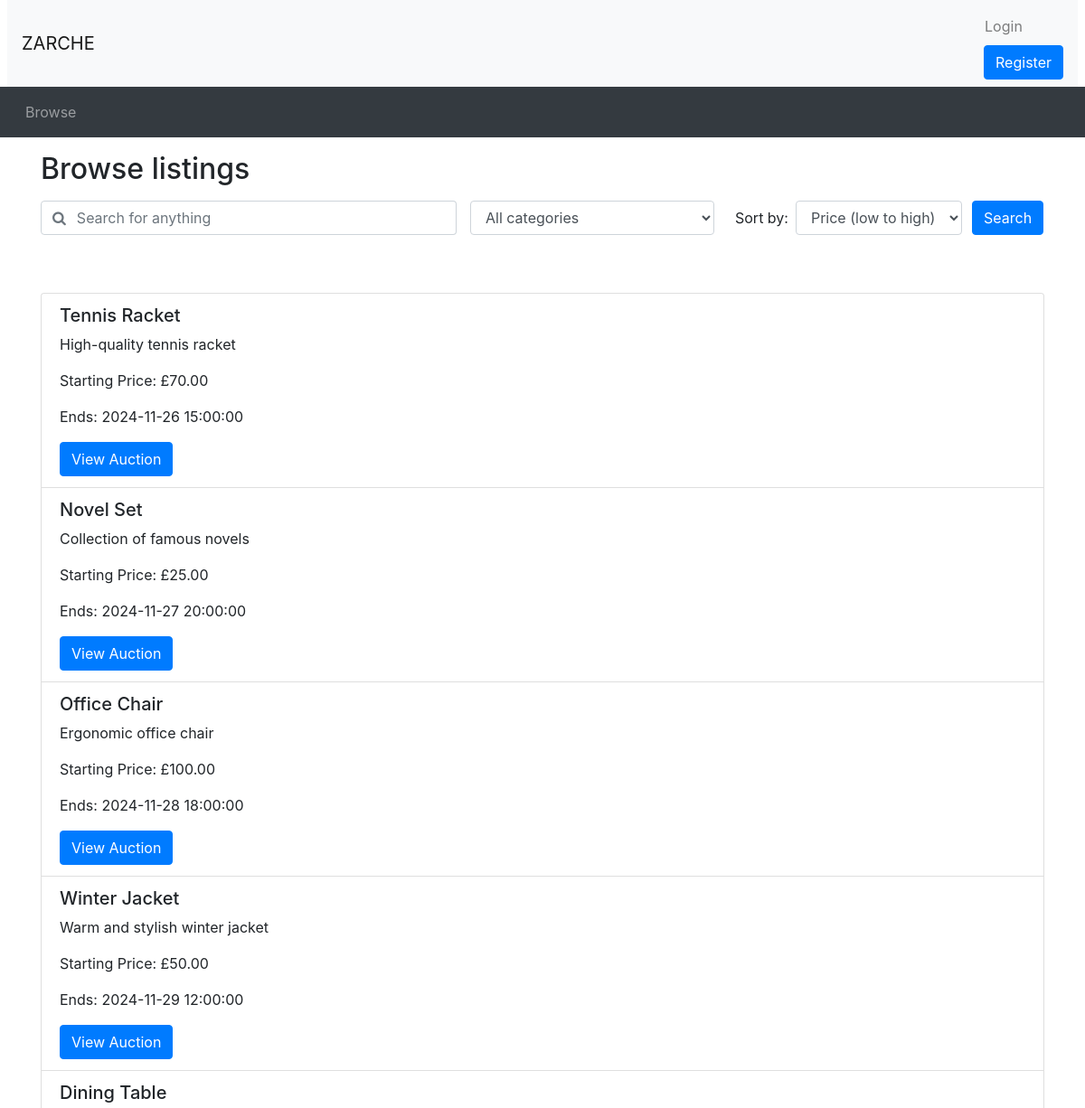
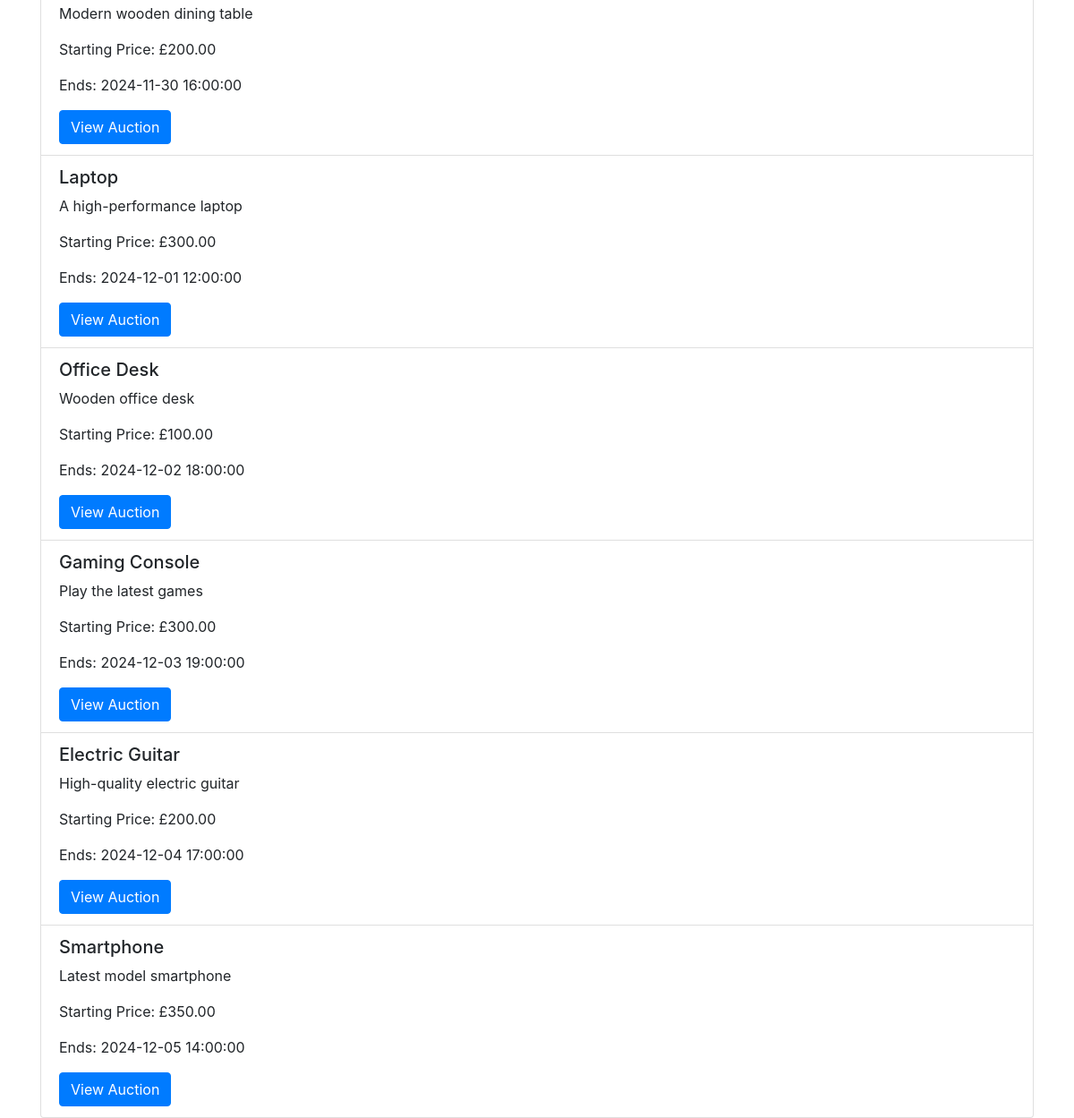
Page /browse.php on the earlier database version (2 pictures, top to bottom).
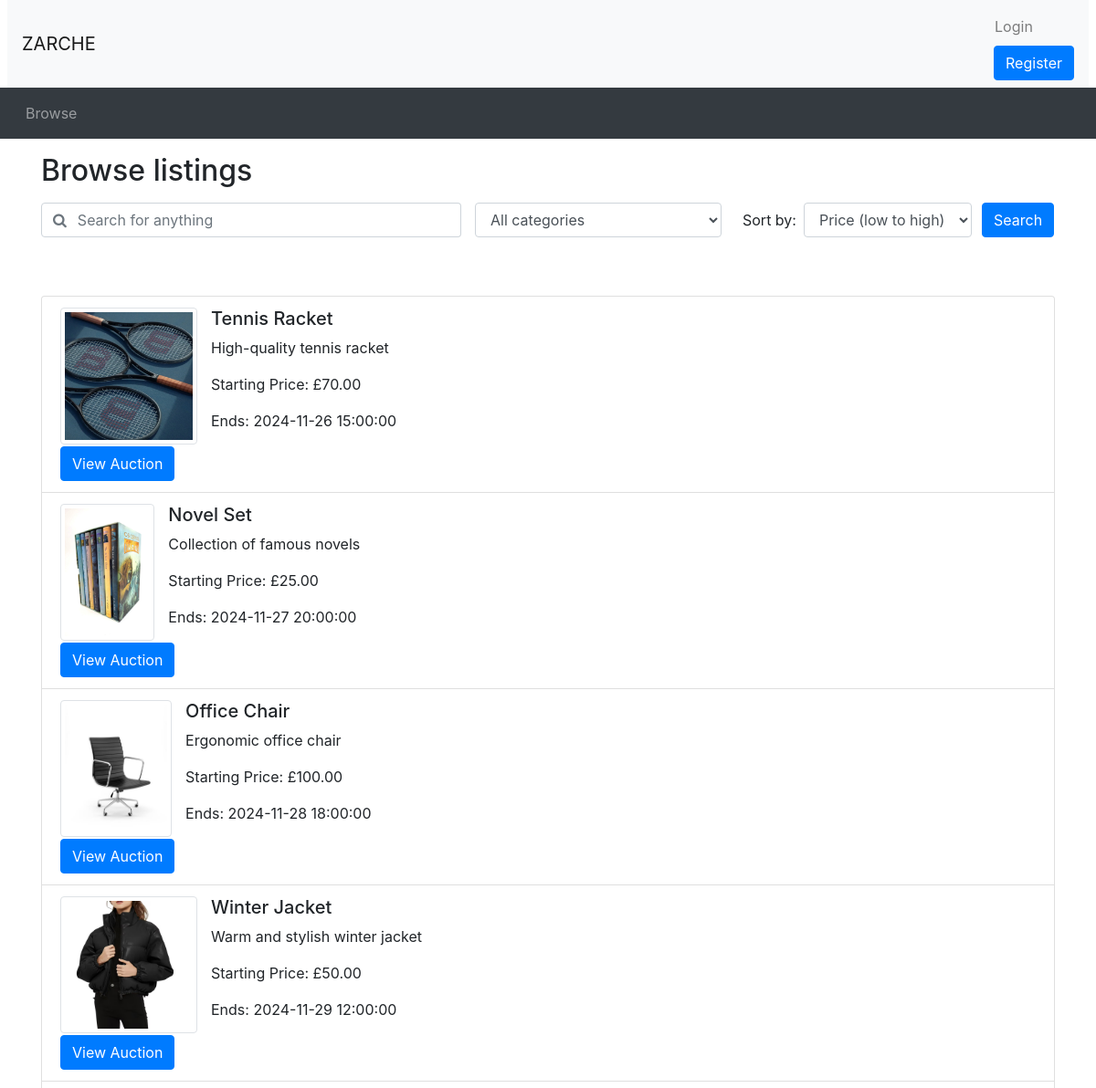
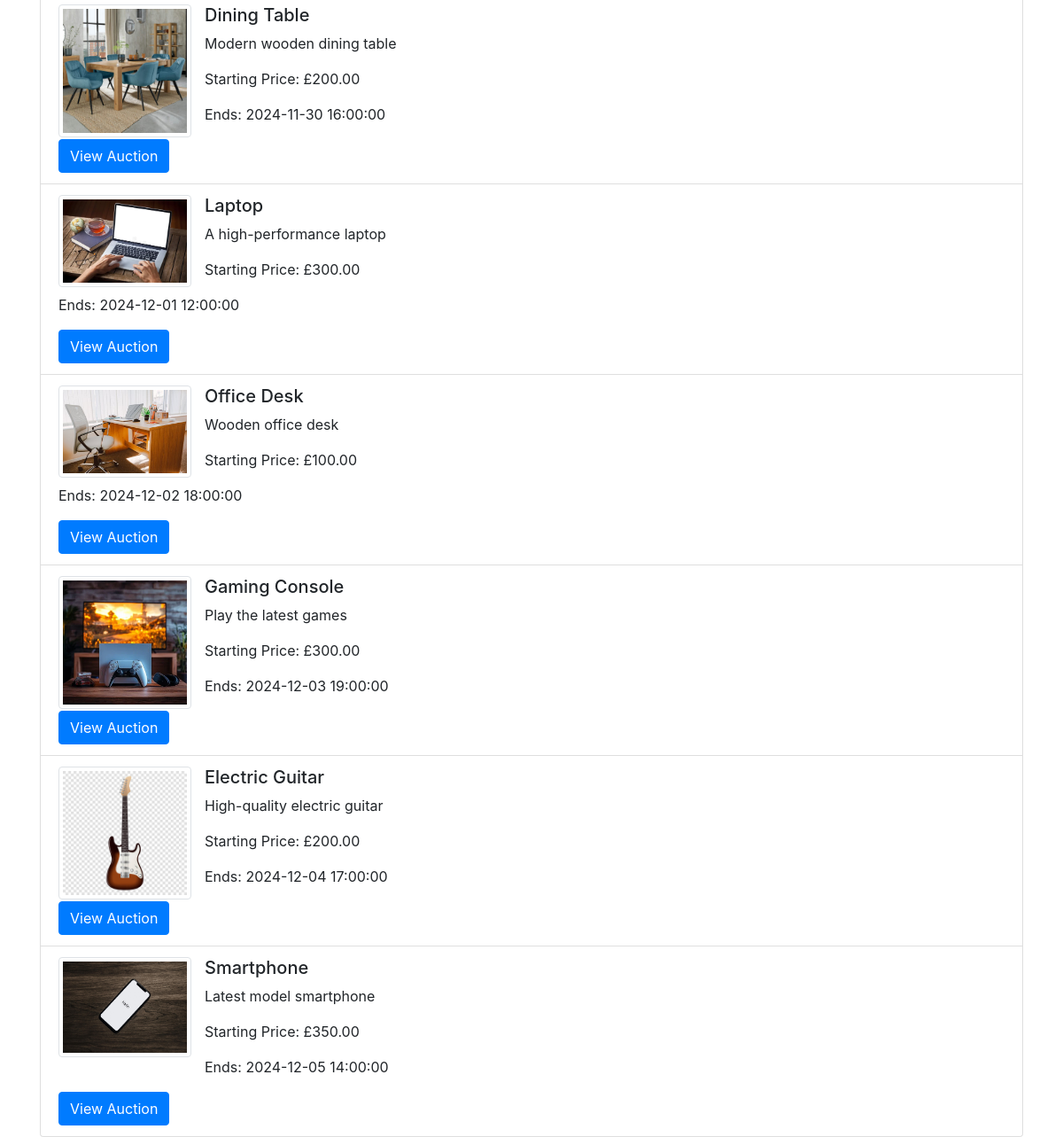
Same page on the later database version (2 pictures, top to bottom).
### tables this page shows
CREATE TABLE `Auction` (
  `AuctionID` INT AUTO_INCREMENT PRIMARY KEY,
  `UserID` INT,
  `ItemName` VARCHAR(255) NOT NULL,
  `Description` VARCHAR(255) NOT NULL,
  `CategoryID` INT,
  `ReservePrice` DECIMAL(10, 2),
  `StartPrice` DECIMAL(10, 2),
  `EndDate` DATETIME,
  `Views` INT DEFAULT 0,
  `Image` VARCHAR(255),
  FOREIGN KEY (`UserID`) REFERENCES `Users`(`UserID`) ON DELETE CASCADE,
  FOREIGN KEY (`CategoryID`) REFERENCES `Category`(`CategoryID`) ON DELETE CASCADE
);

### browse.php (the view, shortened to what this page needs)
<?php include_once("header.php")?>
<?php require("utilities.php")?>
<div class="container">
<h2 class="my-3">Browse listings</h2>
<div id="searchSpecs">
<form method="get" action="browse.php">
  <div class="row">
    <div class="col-md-5 pr-0">
      <div class="form-group">
	    <div class="input-group">
          <div class="input-group-prepend">
            <span class="input-group-text bg-transparent pr-0 text-muted">
              <i class="fa fa-search"></i>
            </span>
          </div>
          <input type="text" class="form-control border-left-0" id="keyword" name="keyword" placeholder="Search for anything" value="<?php echo isset($_GET['keyword']) ? htmlspecialchars($_GET['keyword']) : ''; ?>">
        </div>
      </div>
    </div>
    <div class="col-md-3 pr-0">
      <div class="form-group">
        <select class="form-control" id="cat" name="cat">
          <option selected value="all">All categories</option>
        </select>
      </div>
    </div>
    <div class="col-md-3 pr-0">
      <div class="form-inline">
        <label class="mx-2" for="order_by">Sort by:</label>
        <select class="form-control" id="order_by" name="order_by">
          <option selected value="pricelow" <?php echo isset($_GET['order_by']) && $_GET['order_by'] == 'pricelow' ? 'selected' : ''; ?>>Price (low to high)</option>
        </select>
      </div>
    </div>
    <div class="col-md-1 px-0">
      <button type="submit" class="btn btn-primary">Search</button>
    </div>
  </div>
</form>
</div>
</div>
<?php
$ordering = isset($_GET['order_by']) ? $_GET['order_by'] : 'date';
$sql = "SELECT AuctionID, ItemName, Description, StartPrice, EndDate, Image FROM Auction WHERE EndDate > NOW()";
switch ($ordering) {
    case 'date':
        $sql .= " ORDER BY EndDate ASC";
        break;
}
$stmt = $conn->prepare($sql);
$stmt->execute();
$result = $stmt->get_result();
?>
<div class="container mt-5">
<ul class="list-group">
<?php
while ($row = $result->fetch_assoc()) {
    $auctionID = $row['AuctionID'];
    $itemName = htmlspecialchars($row['ItemName']);
    $description = htmlspecialchars($row['Description']);
    $startPrice = number_format($row['StartPrice'], 2);
    $endDate = new DateTime($row['EndDate']);
    $formattedDate = $endDate->format('Y-m-d H:i:s');
    $image = htmlspecialchars($row['Image']);
    echo "<li class='list-group-item'>";
    if (!empty($image)) {
        echo "<img src='$image' alt='$itemName' class='img-thumbnail' style='max-width: 150px; max-height: 150px; float: left; margin-right: 15px;'>";
    }
    echo "<h5>$itemName</h5>";
    echo "<p>$description</p>";
    echo "<p>Starting Price: £$startPrice</p>";
    echo "<p>Ends: $formattedDate</p>";
    echo "<a href='auction_details.php?auctionID=$auctionID' class='btn btn-primary'>View Auction</a>";
    echo "</li>";
}
?>
</ul>
</div>
<?php include_once("footer.php")?>

### header.php (shortened to what this page needs)
<!doctype html>
<html lang="en">
<head>
  <link rel="stylesheet" href="css/bootstrap.min.css">
  <link rel="stylesheet" href="https://cdnjs.cloudflare.com/ajax/libs/font-awesome/4.7.0/css/font-awesome.min.css">
  <link rel="stylesheet" href="css/custom.css">
</head>
<body>
<nav class="navbar navbar-expand-lg navbar-light bg-light mx-2">
  <a class="navbar-brand" href="#">ZARCHE </a>
  <ul class="navbar-nav ml-auto">
    <li class="nav-item">
      <?php
      if (isset($_SESSION['logged_in']) && $_SESSION['logged_in'] == true) {
          echo '<span class="navbar-text mr-3">Welcome, ' . htmlspecialchars($_SESSION['Username']) . '</span>';
          echo '<a class="nav-link" href="logout.php">Logout</a>';
      } else {
          echo '<button type="button" class="btn nav-link" data-toggle="modal" data-target="#loginModal">Login</button>';
          echo '<a href="register.php" class="btn btn-primary ml-2">Register</a>';
      }
      ?>
    </li>
  </ul>
</nav>
<nav class="navbar navbar-expand-lg navbar-dark bg-dark">
  <ul class="navbar-nav align-middle">
    <li class="nav-item mx-1">
      <a class="nav-link" href="browse.php">Browse</a>
    </li>
  </ul>
</nav>

### footer.php (shortened to what this page needs)
</body>
</html>

Differences in the rows shown:
changed auction "Tennis Racket": Image: picture added
changed auction "Novel Set": Image: picture added
changed auction "Office Chair": Image: picture added
changed auction "Winter Jacket": Image: picture added
changed auction "Dining Table": Image: picture added
changed auction "Laptop": Image: picture added
changed auction "Office Desk": Image: picture added
changed auction "Gaming Console": Image: picture added
changed auction "Electric Guitar": Image: picture added
changed auction "Smartphone": Image: picture added
